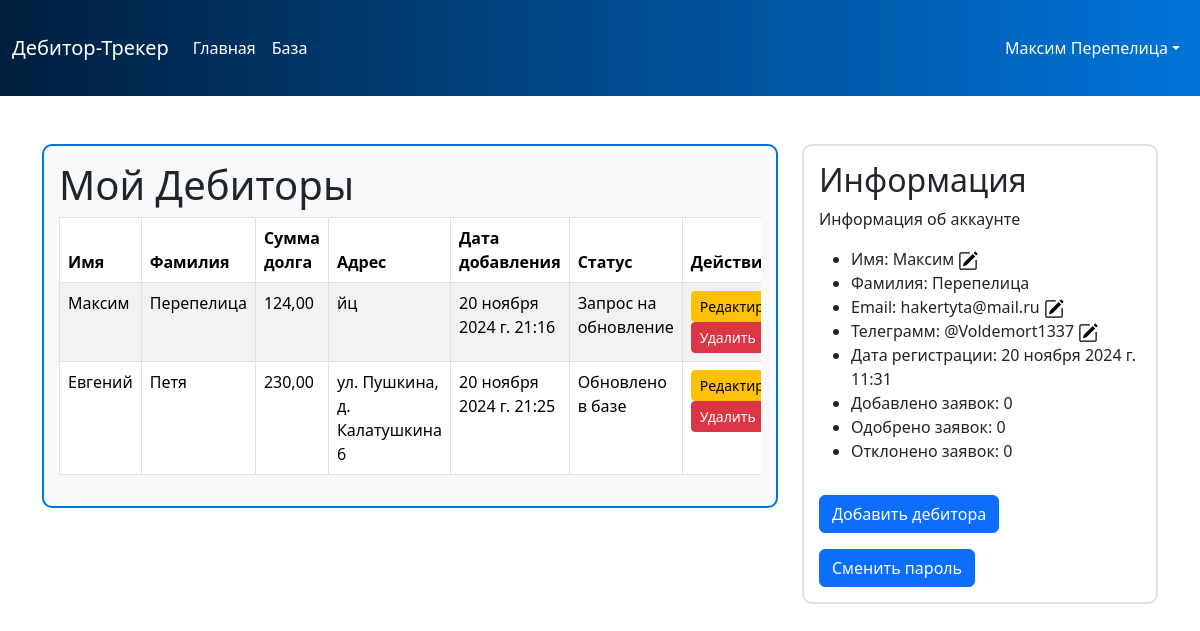
The app's page /cabinet/ (signed in), older data.
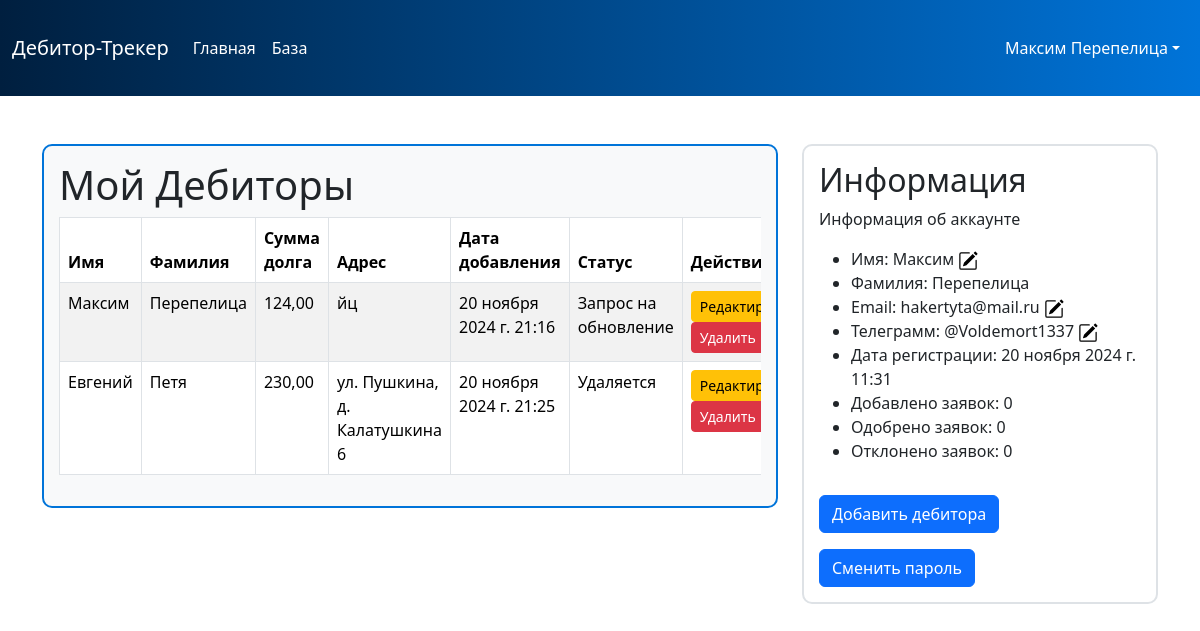
The same page, newer data.
### Task1/models.py (models this page shows, shortened)
class AddDebtorUser(models.Model):
    STATUS_CHOICES = [
        ('pending', 'В обработке'),
        ('approved', 'Одобрено'),
        ('added', 'Добавлено в базу'),
        ('rejected', 'Отклонено'),
        ('deleting', 'Удаляется'),
        ('deleted', 'Удалено'),
        ('update_requested', 'Запрос на обновление'),
        ('under_review', 'На проверке'),
        ('approved_for_update', 'Одобрено для обновления'),
        ('updated_in_db', 'Обновлено в базе')
    ]
    user = models.ForeignKey(NewUsers, on_delete=models.CASCADE, verbose_name="Пользователь")
    name = models.CharField(max_length=255, verbose_name="Имя дебитора")
    surname = models.CharField(max_length=255, verbose_name="Фамилия дебитора")
    amount = models.DecimalField(max_digits=10, decimal_places=2, verbose_name="Сумма долга")
    address = models.TextField(verbose_name="Адрес")
    region = models.CharField(max_length=255, verbose_name="Регион")
    city = models.CharField(max_length=255, verbose_name="Город")
    created_at = models.DateTimeField(auto_now_add=True, verbose_name="Дата создания")
    updated_at = models.DateTimeField(auto_now=True, verbose_name="Дата обновления")
    status = models.CharField(
        max_length=20,
        choices=STATUS_CHOICES,
        default='pending',
        verbose_name="Статус"
    )
    document = models.FileField(upload_to='documents/', verbose_name="Документ")
    index_key = models.IntegerField(unique=True, verbose_name="Индекс", null=True, blank=True)
    deletion_reason = models.TextField(null=True, blank=True, verbose_name='Причина удаления')
    deletion_document = models.FileField(upload_to='deletion_documents/', null=True, blank=True, verbose_name='Документ удаления')

### Task1/views.py (the view)
# urls.py: path('cabinet/', views.personal_cabinet, name='personal_cabinet'),
@login_required
def personal_cabinet(request):
    logger.info(f"Доступ к личному кабинету пользователя {request.user.username}")
    requests = AddDebtorUser.objects.filter(user=request.user)
    return render(request, 'first/personalAccount.html', {'requests': requests})

### templates/first/personalAccount.html (shortened to what the changed rows need)
{% load static %}
<!DOCTYPE html>
<html lang="ru">
<head>
    <link rel="stylesheet" href="{% static 'bootstrap/css/bootstrap.min.css' %}">
    <link rel="stylesheet" type="text/css" href="{% static 'datatables/datatables.min.css' %}">
</head>
<body>
    <div class="container mt-5">
        <div class="row">
            <div class="col-md-8">
                <div class="table-container">
                    <h1>Мой Дебиторы</h1>
                    {% if user.is_authenticated %}
                    <div class="table-responsive">
                        <table id="addDebtor" class="table table-striped table-bordered">
                            <thead>
                                <tr>
                                    <th>Имя</th>
                                    <th>Фамилия</th>
                                    <th>Сумма долга</th>
                                    <th>Адрес</th>
                                    <th>Дата добавления</th>
                                    <th>Статус</th>
                                    <th>Действия</th>
                                </tr>
                            </thead>
                            <tbody>
                                 {% for debtor in request.user.adddebtoruser_set.all %}
                                 <tr>
                                     <td>{{ debtor.name }}</td>
                                     <td>{{ debtor.surname }}</td>
                                     <td>{{ debtor.amount }}</td>
                                     <td>{{ debtor.address}}</td>
                                     <td>{{ debtor.created_at }}</td>
                                     <td>{{ debtor.get_status_display }}</td>
                                    <td>
                                        <a href="#"
                                           class="btn btn-sm btn-warning"
                                           data-bs-toggle="modal"
                                           data-bs-target="#editDebtorModal"
                                           data-id="{{ debtor.id }}"
                                           data-name="{{ debtor.name }}"
                                           data-surname="{{ debtor.surname }}"
                                           data-amount="{{ debtor.amount }}"
                                           data-address="{{ debtor.address }}"
                                           data-region="{{ debtor.region }}"
                                           data-city="{{ debtor.city }}"
                                           data-document="{{ debtor.document.url }}">
                                           Редактировать
                                        </a>
                                          <button type="button" class="btn btn-sm btn-danger" data-bs-toggle="modal" data-bs-target="#deleteModal"
                                                      data-debtor-id="{{ debtor.id }}" data-debtor-name="{{ debtor.name }}">
                                                      Удалить
                                          </button>
                                    </td>
                                </tr>
                                {% empty %}
                                <tr>
                                    <td colspan="5">Нет заявок</td>
                                </tr>
                                {% endfor %}
                            </tbody>
                        </table>
                    </div>
                    {% else %}
                    <p>Вы не авторизованы. Пожалуйста, войдите, чтобы увидеть информацию.</p>
                    {% endif %}
                </div>
            </div>
            <div class="col-md-4">
                <div class="info-panel">
                    <h2>Информация</h2>
                </div>
            </div>
        </div>
    </div>
</body>
</html>

Row changes from the older to the newer data that the page shows:
changed AddDebtorUser "Евгений": status "Обновлено в базе" → "Удаляется"
